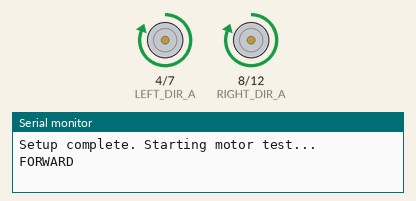
Simulated run of this program. Board: Arduino Nano, built with avr-gcc and run on an emulated ATmega328P. On the bench: motor-driver pin pairs drawn as motors (green arrow = first pin HIGH = forward, orange = second pin HIGH = backward, longer = more drive, scaled by the enable pin), the last lines printed to the serial monitor.

Above: at 1.0 s.
At 3.5 s:
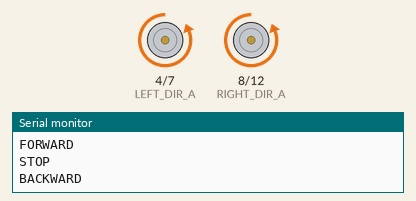
At 5.5 s:
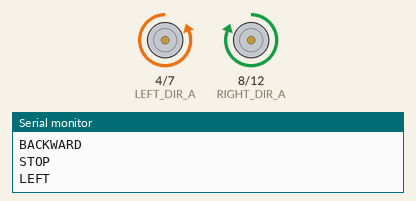
At 7.0 s:
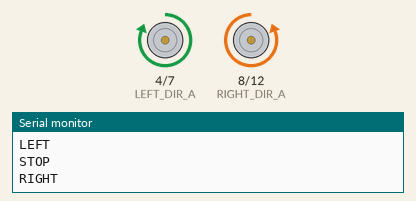
Timing chart, 0 to 10.4 s (numbered marks = the images above):
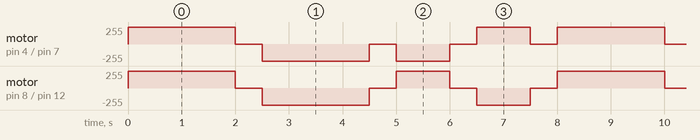

The program:

main.cpp
```cpp
// Hardware: Arduino Nano (ATmega328P, new bootloader) + 2x L298N
//
// Self-driving motor test — no serial commands needed. Cycles
// forward -> stop -> backward -> stop -> left -> stop -> right -> stop so
// you can verify motor wiring and direction on the bench before wiring the
// Nano into the RPi serial link (see nano_serial_receiving_test for that).

#include <Arduino.h>

// --- Pin map from Hashim's PCB design ---
// Each side's two motors are jumpered together on the board (both IN pins
// tied to one Nano pin, both ENA/ENB tied to one PWM pin), so each side
// moves as a single unit: one speed pin + two direction pins per side.
#define LEFT_SPEED   3   // PWM — ENA+ENB of L298N #1 (jumpered)
#define RIGHT_SPEED  5   // PWM — ENA+ENB of L298N #2 (jumpered)
#define LEFT_DIR_A   4   // IN1+IN3 of L298N #1 (jumpered)
#define LEFT_DIR_B   7   // IN2+IN4 of L298N #1 (jumpered)
#define RIGHT_DIR_A  8   // IN1+IN3 of L298N #2 (jumpered)
#define RIGHT_DIR_B  12  // IN2+IN4 of L298N #2 (jumpered)

void forward() {
  digitalWrite(LEFT_DIR_A, HIGH);  digitalWrite(LEFT_DIR_B, LOW);
  digitalWrite(RIGHT_DIR_A, HIGH); digitalWrite(RIGHT_DIR_B, LOW);
}

void backward() {
  digitalWrite(LEFT_DIR_A, LOW);  digitalWrite(LEFT_DIR_B, HIGH);
  digitalWrite(RIGHT_DIR_A, LOW); digitalWrite(RIGHT_DIR_B, HIGH);
}

void stopMotors() {
  digitalWrite(LEFT_DIR_A, LOW);  digitalWrite(LEFT_DIR_B, LOW);
  digitalWrite(RIGHT_DIR_A, LOW); digitalWrite(RIGHT_DIR_B, LOW);
}

// Assumes left = Nano's "left" pins above, right = Nano's "right" pins above.
// If the robot turns the wrong way on first test, swap which side reverses.
void turnLeft() {
  digitalWrite(LEFT_DIR_A, LOW);   digitalWrite(LEFT_DIR_B, HIGH);
  digitalWrite(RIGHT_DIR_A, HIGH); digitalWrite(RIGHT_DIR_B, LOW);
}

void turnRight() {
  digitalWrite(LEFT_DIR_A, HIGH); digitalWrite(LEFT_DIR_B, LOW);
  digitalWrite(RIGHT_DIR_A, LOW); digitalWrite(RIGHT_DIR_B, HIGH);
}

// Speed lives entirely on the two speed pins as a PWM duty cycle (0-255),
// separate from the direction pins above — so changing speed never needs
// to know or touch the current direction, and vice versa.
void setSpeed(int leftSpeed, int rightSpeed) {
  analogWrite(LEFT_SPEED, leftSpeed);
  analogWrite(RIGHT_SPEED, rightSpeed);
}

void setup() {
  Serial.begin(115200);

  pinMode(LEFT_DIR_A, OUTPUT);  pinMode(LEFT_DIR_B, OUTPUT);
  pinMode(RIGHT_DIR_A, OUTPUT); pinMode(RIGHT_DIR_B, OUTPUT);
  pinMode(LEFT_SPEED, OUTPUT);  pinMode(RIGHT_SPEED, OUTPUT);

  setSpeed(255, 255);  // full speed for the bench test
  stopMotors();
  Serial.println("Setup complete. Starting motor test...");
}

void loop() {
  Serial.println("FORWARD");
  forward();
  delay(2000);

  Serial.println("STOP");
  stopMotors();
  delay(500);

  Serial.println("BACKWARD");
  backward();
  delay(2000);

  Serial.println("STOP");
  stopMotors();
  delay(500);

  Serial.println("LEFT");
  turnLeft();
  delay(1000);

  Serial.println("STOP");
  stopMotors();
  delay(500);

  Serial.println("RIGHT");
  turnRight();
  delay(1000);

  Serial.println("STOP");
  stopMotors();
  delay(500);
}
```

Measured:
- by itself, motor on pin 4 (LEFT_DIR_A) / pin 7 (LEFT_DIR_B): repeats every 8.0 s: stopped 0.50 s, backward 255/255 2.0 s, stopped 0.50 s, backward 255/255 1.0 s, stopped 0.50 s, forward 255/255 1.0 s, stopped 0.50 s, forward 255/255 2.0 s
- by itself, motor on pin 8 (RIGHT_DIR_A) / pin 12 (RIGHT_DIR_B): repeats every 8.0 s: stopped 0.50 s, backward 255/255 2.0 s, stopped 0.50 s, forward 255/255 1.0 s, stopped 0.50 s, backward 255/255 1.0 s, stopped 0.50 s, forward 255/255 2.0 s
